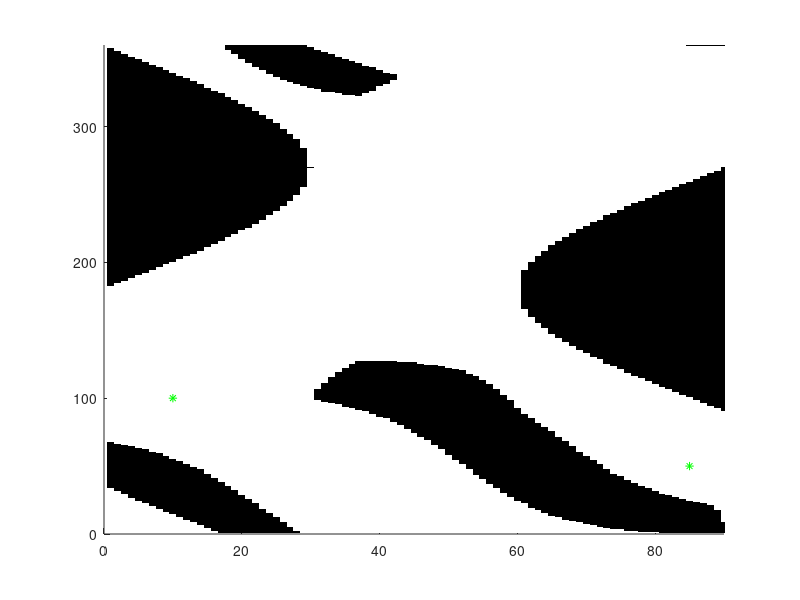

This figure's MATLAB source: (Note: this script raises an error after producing the figure.)
% reference http://www.mathworks.com/help/gads/genetic-algorithm-options.html

close all
%% Simulation Params
numSimulations = 3;

%% GA Configuration Params
PopulationSize = 100;
Generations = 25;

coefRangeMin = -100;
coefRangeMax = 100;

obstacleWeight = 1;
lengthWeightFactor = 0; 
lineResolution = 1; % The line is checked this often for collisions against the configurations space map

TerminationConvergenceTolerance = 0.1;
NumGensAvg = 10;

crossoverFraction = 0.80; % fraction of population that will reproduce
eliteCount = 1; %floor(PopulationSize * 0.01);
% ratio = 0.5;
% crossoverFunction = {@crossoverintermediate, ratio};
crossoverFunction = @crossoverheuristic;

% mutationFunction = @mutationadaptfeasible;
mutationFunction = @mutationGaussian;

fitnessScalingFunction = @fitscalingprop;

% tournamentSize = PopulationSize * 0.1;
tournamentSize = 6;
selectionFunction = {@selectiontournament, tournamentSize};
%selectionFunction = @selectionstochunif;

%% Robot Start&End Point
startPt = [10; 100];
endPt = [85; 50];

%% Setup Plot

% Load obstacle Grid
obsGrid = importdata('obsGrid.mat');

mapPlot = figure; 
hold on;
[xDim yDim] = size(obsGrid);
axis([0 xDim 0 yDim]);
image(100*(1-obsGrid)');
colormap(gray);
plot(startPt(1), startPt(2), 'g*', 'MarkerSize',6);
plot(endPt(1), endPt(2), 'g*', 'MarkerSize',6);

t = startPt(1):0.1:endPt(1);

%%%%%%%%%%%%%%%%%%%%%%%%%%%%%%%%%%
% Iterate through all simulations%
%%%%%%%%%%%%%%%%%%%%%%%%%%%%%%%%%%
for j=1:numSimulations
%% Number of variables in chromosome
nvars = 5;

%% Coefficient (Gene) cosntraints
low = zeros(nvars,1);
upp = zeros(nvars,1);
range = zeros(2,nvars);

min = coefRangeMin;
max = coefRangeMax;

for(i = 1:nvars)
    low(i) = min;
    upp(i) = max;
    range(1,i) = min;
    range(2,i) = max;
end
PopulationInitializationRange = range;
%% Linear Equalities
x1 = startPt(1);
x2 = endPt(1);

y1 = startPt(2);
y2 = endPt(2);

A_linEq = zeros(2, nvars);
for(i = 1:nvars)
    A_linEq(1,i) = x1^(i-1);
    A_linEq(2,i) = x2^(i-1);
end
    
b_linEq = [y1; y2];

%% Generate initial population
% initialPopulation = coefRangeMin + (coefRangeMax - coefRangeMin)*rand(PopulationSize,nvars);
% initialPopulation(1,:) = [0 ((startPt(2) - endPt(2)) / (startPt(1) - endPt(1))) 0 0 0];  

%% Call GA function
options = gaoptimset('PopInitRange',range);
options = gaoptimset(options,'PopulationSize',PopulationSize);
options = gaoptimset(options,'PopInitRange',PopulationInitializationRange);
% options = gaoptimset(options,'InitialPopulation', initialPopulation);

options = gaoptimset(options,'Generations',Generations);
% options = gaoptimset(options,'PlotFcns',{@gaplotbestf, @gaplotstopping});
options = gaoptimset(options,'TolFun',TerminationConvergenceTolerance);
options = gaoptimset(options,'StallGenLimit',NumGensAvg);
options = gaoptimset(options,'SelectionFcn',selectionFunction);
options = gaoptimset(options,'MutationFcn', mutationFunction);
options = gaoptimset(options,'CrossoverFraction', crossoverFraction);
options = gaoptimset(options,'CrossoverFcn', crossoverFunction);
options = gaoptimset(options,'EliteCount', eliteCount);
options = gaoptimset(options,'FitnessScalingFcn', fitnessScalingFunction);

[x, Fval, exitFlag, Output] = ga(@(x) AKfitness(x,startPt, endPt, obstacleWeight, lengthWeightFactor, lineResolution),nvars,[],[],A_linEq,b_linEq,low,upp,[],[],options);

fprintf('Fitness Value = %g\n', Fval);
fprintf('Generations   = %g\n', Output.generations);
format short;
fprintf('y = %.3g + (%.3g)x + (%.3g)x^2 + (%.3g)x^3 + (%.3g)x^4 \n', x(1), x(2), x(3), x(4), x(5));

figure(mapPlot);
plot(t,x(1)+x(2)*t + x(3)*t.^2 + x(4)*t.^3 + x(5)*t.^4, 'r');

%fprintf('Length = (%.3g)', minLength(x, startPt, endPt));

end

disp '_Done'